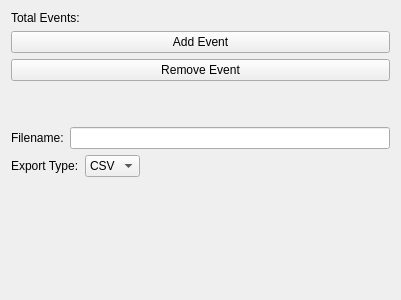
<?xml version="1.0" encoding="UTF-8"?>
<ui version="4.0">
 <class>DigitalEventSeriesInspector</class>
 <widget class="QWidget" name="DigitalEventSeriesInspector">
  <property name="geometry">
   <rect>
    <x>0</x>
    <y>0</y>
    <width>401</width>
    <height>300</height>
   </rect>
  </property>
  <property name="windowTitle">
   <string>Form</string>
  </property>
  <layout class="QVBoxLayout" name="mainVerticalLayout">
   <item>
    <layout class="QVBoxLayout" name="verticalLayout_2">
     <item>
      <layout class="QHBoxLayout" name="horizontalLayout_2">
       <item>
        <widget class="QLabel" name="label">
         <property name="text">
          <string>Total Events: </string>
         </property>
        </widget>
       </item>
       <item>
        <widget class="QLabel" name="total_events_label">
         <property name="text">
          <string/>
         </property>
        </widget>
       </item>
      </layout>
     </item>
     <item>
      <widget class="QPushButton" name="add_event_button">
       <property name="text">
        <string>Add Event</string>
       </property>
      </widget>
     </item>
     <item>
      <widget class="QPushButton" name="remove_event_button">
       <property name="text">
        <string>Remove Event</string>
       </property>
      </widget>
     </item>
     <item>
      <spacer name="verticalSpacer">
       <property name="orientation">
        <enum>Qt::Orientation::Vertical</enum>
       </property>
       <property name="sizeHint" stdset="0">
        <size>
         <width>20</width>
         <height>40</height>
        </size>
       </property>
      </spacer>
     </item>
    </layout>
   </item>
   <item>
    <widget class="Section" name="export_section" native="true">
     <property name="sizePolicy">
      <sizepolicy hsizetype="Expanding" vsizetype="Preferred">
       <horstretch>0</horstretch>
       <verstretch>0</verstretch>
      </sizepolicy>
     </property>
     <layout class="QVBoxLayout" name="exportSectionLayout">
      <property name="leftMargin">
       <number>0</number>
      </property>
      <property name="topMargin">
       <number>0</number>
      </property>
      <property name="rightMargin">
       <number>0</number>
      </property>
      <property name="bottomMargin">
       <number>0</number>
      </property>
      <item>
       <layout class="QHBoxLayout" name="filenameLayout">
        <item>
         <widget class="QLabel" name="label_filename">
          <property name="text">
           <string>Filename:</string>
          </property>
         </widget>
        </item>
        <item>
         <widget class="QLineEdit" name="filename_edit">
          <property name="text">
           <string/>
          </property>
         </widget>
        </item>
       </layout>
      </item>
      <item>
       <layout class="QHBoxLayout" name="exportTypeLayout">
        <item>
         <widget class="QLabel" name="label_export_type">
          <property name="text">
           <string>Export Type:</string>
          </property>
         </widget>
        </item>
        <item>
         <widget class="QComboBox" name="export_type_combo">
          <item>
           <property name="text">
            <string>CSV</string>
           </property>
          </item>
         </widget>
        </item>
        <item>
         <spacer name="exportTypeSpacer">
          <property name="orientation">
           <enum>Qt::Orientation::Horizontal</enum>
          </property>
          <property name="sizeHint" stdset="0">
           <size>
            <width>40</width>
            <height>20</height>
           </size>
          </property>
         </spacer>
        </item>
       </layout>
      </item>
      <item>
       <widget class="QStackedWidget" name="stacked_saver_options">
        <property name="currentIndex">
         <number>0</number>
        </property>
        <widget class="CSVEventSaver_Widget" name="csv_event_saver_widget"/>
       </widget>
      </item>
     </layout>
    </widget>
   </item>
   <item>
    <spacer name="verticalSpacer_bottom">
     <property name="orientation">
      <enum>Qt::Orientation::Vertical</enum>
     </property>
     <property name="sizeHint" stdset="0">
      <size>
       <width>20</width>
       <height>10</height>
      </size>
     </property>
    </spacer>
   </item>
  </layout>
 </widget>
 <customwidgets>
  <customwidget>
   <class>CSVEventSaver_Widget</class>
   <extends>QWidget</extends>
   <header>DataExport_Widget/DigitalTimeSeries/CSV/CSVEventSaver_Widget.hpp</header>
   <container>1</container>
  </customwidget>
  <customwidget>
   <class>Section</class>
   <extends>QWidget</extends>
   <header>Collapsible_Widget/Section.hpp</header>
   <container>1</container>
  </customwidget>
 </customwidgets>
 <resources/>
 <connections/>
</ui>
